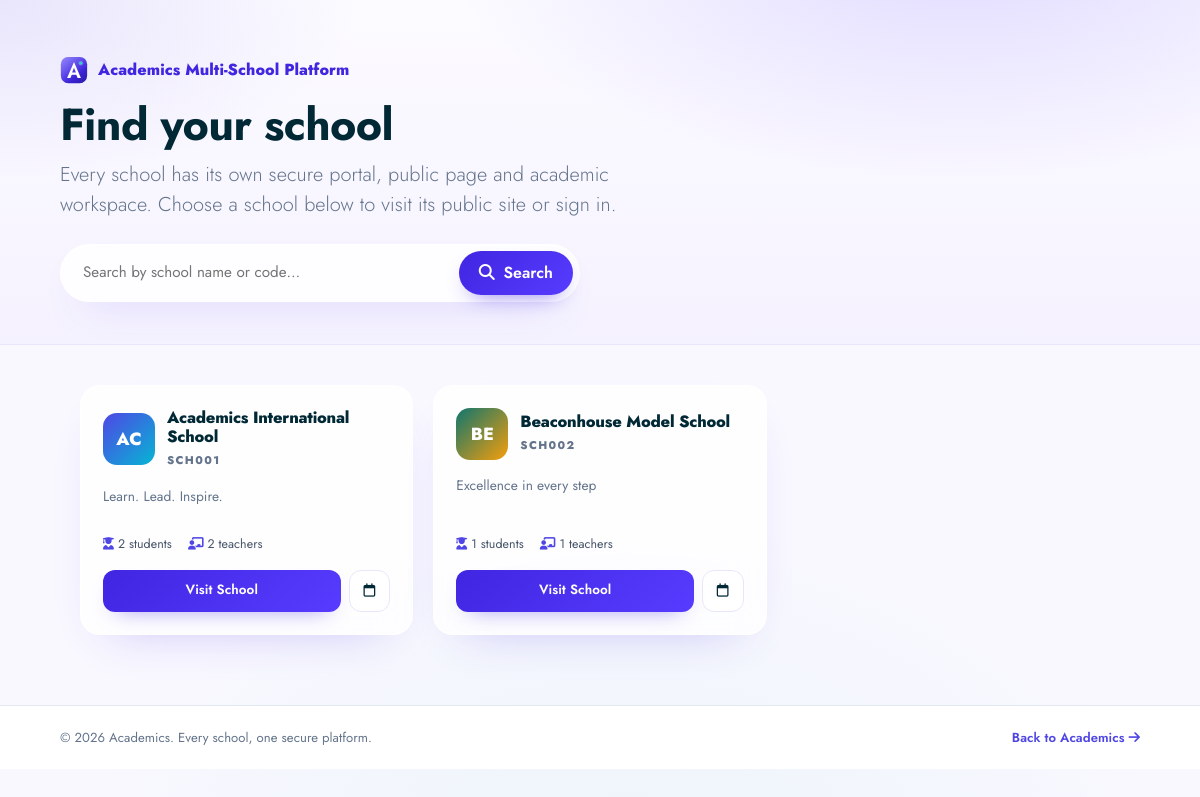
The page /public/index.php on the database its author committed.
### tables this page shows
CREATE TABLE `schools` (
  `id` int(11) NOT NULL AUTO_INCREMENT,
  `school_name` varchar(255) NOT NULL,
  `school_code` varchar(50) NOT NULL,
  `subdomain` varchar(50) DEFAULT NULL,
  `school_email` varchar(255) DEFAULT NULL,
  `school_phone` varchar(30) DEFAULT NULL,
  `school_address` text DEFAULT NULL,
  `owner_name` varchar(100) DEFAULT NULL,
  `school_logo` varchar(255) DEFAULT NULL,
  `primary_color` varchar(20) NOT NULL DEFAULT '#4f46e5',
  `secondary_color` varchar(20) NOT NULL DEFAULT '#06b6d4',
  `motto` varchar(255) DEFAULT NULL,
  `website` varchar(255) DEFAULT NULL,
  `status` enum('active','suspended','trial') NOT NULL DEFAULT 'active',
  `plan` enum('basic','pro','enterprise') NOT NULL DEFAULT 'basic',
  `trial_ends_at` datetime DEFAULT NULL,
  `is_active` tinyint(1) NOT NULL DEFAULT 1,
  `subscription_plan` enum('free','basic','premium') NOT NULL DEFAULT 'free',
  `created_at` timestamp NOT NULL DEFAULT current_timestamp(),
  `updated_at` timestamp NOT NULL DEFAULT current_timestamp() ON UPDATE current_timestamp(),
  PRIMARY KEY (`id`),
  UNIQUE KEY `school_code` (`school_code`),
  UNIQUE KEY `uniq_school_subdomain` (`subdomain`),
  KEY `idx_school_code` (`school_code`),
  KEY `idx_school_active` (`is_active`),
  KEY `idx_school_status` (`status`)
);

### includes/functions.php (called while the page is built, shortened)
<?php
function e($string) {
    return htmlspecialchars($string ?? '', ENT_QUOTES, 'UTF-8');
}

### includes/tenant.php (called while the page is built, shortened)
<?php
require_once __DIR__ . '/functions.php';
function tenant_safe_color(?string $color, string $fallback = '#4f46e5'): string
{
    return ($color && preg_match('/^#[0-9a-fA-F]{3,8}$/', $color)) ? $color : $fallback;
}

### public/index.php (the view, shortened to what this page needs)
<?php
require_once __DIR__ . '/../includes/functions.php';
require_once __DIR__ . '/../includes/tenant.php';
require_once __DIR__ . '/../config/db.php';
$q = trim($_GET['q'] ?? '');
$sql = "SELECT s.*,
        (SELECT COUNT(*) FROM students st WHERE st.school_id = s.id AND st.status='Active') AS student_count,
        (SELECT COUNT(*) FROM users u WHERE u.school_id = s.id AND u.role='teacher' AND u.is_active=1) AS teacher_count
        FROM schools s
        WHERE s.is_active = 1
          AND (s.status IS NULL OR s.status <> 'suspended')
          AND (s.status <> 'trial' OR s.trial_ends_at IS NULL OR s.trial_ends_at >= NOW())";
$params = [];
$sql .= " ORDER BY s.school_name";
$stmt = $pdo->prepare($sql);
$stmt->execute($params);
$schools = $stmt->fetchAll();
?>
<!DOCTYPE html>
<html lang="en">
<head>
<link href="https://cdn.jsdelivr.net/npm/bootstrap@5.3.2/dist/css/bootstrap.min.css" rel="stylesheet">
<link href="https://cdnjs.cloudflare.com/ajax/libs/font-awesome/6.5.1/css/all.min.css" rel="stylesheet">
<link rel="stylesheet" href="../assets/css/edustudy-theme.css">
</head>
<body>
<header class="top"><div class="wrap">
    <div class="brandline"><img src="../assets/img/academics-mark.svg" alt="" width="28" height="28"> Academics Multi-School Platform</div>
    <h1>Find your school</h1>
    <p class="lead">Every school has its own secure portal, public page and academic workspace. Choose a school below to visit its public site or sign in.</p>
    <form class="searchbar" method="GET">
        <input type="text" name="q" value="<?php echo e($q); ?>" placeholder="Search by school name or code…">
        <button type="submit"><i class="fas fa-search me-1"></i> Search</button>
    </form>
</div></header>
<main class="wrap2">
    <div class="grid">
        <?php foreach ($schools as $s): ?>
        <?php $p = tenant_safe_color($s['primary_color'], '#4f46e5'); $sec = tenant_safe_color($s['secondary_color'], '#06b6d4'); ?>
        <div class="school-card">
            <div class="school-head">
                <div class="avatar" style="background:linear-gradient(135deg,<?php echo e($p); ?>,<?php echo e($sec); ?>);"><?php echo e(strtoupper(substr(preg_replace('/[^A-Za-z]/','',$s['school_name']),0,2))); ?></div>
                <div><h3><?php echo e($s['school_name']); ?></h3><span class="code"><?php echo e($s['school_code']); ?></span></div>
            </div>
            <p><?php echo e($s['motto'] ?: ($s['school_address'] ?: 'A proud member of the Academics network.')); ?></p>
            <div class="meta">
                <span><i class="fas fa-user-graduate"></i><?php echo (int)$s['student_count']; ?> students</span>
                <span><i class="fas fa-chalkboard-teacher"></i><?php echo (int)$s['teacher_count']; ?> teachers</span>
            </div>
            <div class="actions">
                <a class="btn-main" href="school.php?code=<?php echo urlencode($s['school_code']); ?>">Visit School</a>
                <a class="btn-sec" href="school_events.php?code=<?php echo urlencode($s['school_code']); ?>"><i class="far fa-calendar"></i></a>
            </div>
        </div>
        <?php endforeach; ?>
    </div>
</main>
<footer style="border-top:1px solid #e2e8f0;background:#fff;padding:22px 20px;color:#64748b;font-size:.82rem;">
    <div style="max-width:1080px;margin:0 auto;display:flex;justify-content:space-between;gap:14px;flex-wrap:wrap;align-items:center;">
        <span>&copy; <?php echo date('Y'); ?> Academics. Every school, one secure platform.</span>
        <span><a href="../index.php" style="color:#4f46e5;text-decoration:none;font-weight:600;">Back to Academics <i class="fas fa-arrow-right"></i></a></span>
    </div>
</footer>
</body>
</html>

### assets/css/edustudy-theme.css (style rules this page uses)
:root { --es-indigo: #4026E1; --es-indigo-2: #573CFF; --es-indigo-3: #6D5BFF; --es-indigo-deep: #2E1BB0; --es-navy: #002935; --es-navy-2: #063445; --es-lavender: #F9F8FF; --es-lavender-2: #F3F0FF; --es-lavender-3: #ECE7FF; --es-gold: #F6C065; --es-teal: #14B8A6; --es-rose: #F43F5E; --brand-navy: #002935; --brand-navy-2: #063445; --brand-indigo: #4026E1; --brand-indigo-light: #573CFF; --brand-cyan: #14B8A6; --brand-emerald: #10B981; --brand-amber: #F6C065; --brand-rose: #F43F5E; --brand-violet: #7C3AED; --brand-gold: #F6C065; --brand-green: #4026E1; --brand-green-hover: #2E1BB0; --canvas-bg: #F9F8FF; --surface: #FFFFFF; --surface-2: #F6F3FF; --surface-3: #EFEAFF; --surface-glass: rgba(255, 255, 255, 0.68); --sidebar-bg: rgba(255, 255, 255, 0.74); --text-main: #002935; --text-body: #4C566B; --text-muted: #74748C; --text-light: #9B99B8; --text-inverse: #FFFFFF; --border-subtle: #E9E5FA; --border-light: #F2EFFF; --border-strong: #D8D2F0; --shadow-xs: 0 1px 2px rgba(0, 41, 53, 0.04); --shadow-sm: 0 10px 30px -18px rgba(64, 38, 225, 0.25); --shadow-md: 0 20px 50px -24px rgba(64, 38, 225, 0.28); --shadow-lg: 0 34px 80px -34px rgba(64, 38, 225, 0.35); --shadow-glow: 0 0 0 4px rgba(64, 38, 225, 0.12); --r-xs: 8px; --r-sm: 10px; --r-md: 12px; --r-lg: 18px; --r-xl: 24px; --r-2xl: 30px; --sidebar-dark: #002935; --sidebar-darker: #001E27; --sidebar-item-hover: rgba(64, 38, 225, 0.08); --learnify-hero-bg: #4026E1; --learnify-cta-bg: #EFEAFF; --learnify-footer-bg: #002935; --chart-navy: #4026E1; --chart-amber: #F6C065; --chart-slate: #74748C; --chart-slate-light: #B9B4D4; --chart-grid: rgba(64, 38, 225, 0.10); }
body { font-family: 'Jost', 'Plus Jakarta Sans', 'Inter', system-ui, -apple-system, 'Segoe UI', sans-serif; color: var(--text-body); background-color: var(--canvas-bg); background-image: radial-gradient(1200px 620px at 8% -12%, rgba(64, 38, 225, 0.10), transparent 62%), radial-gradient(950px 520px at 102% 0%, rgba(87, 60, 255, 0.09), transparent 58%), radial-gradient(900px 620px at 52% 112%, rgba(20, 184, 166, 0.06), transparent 62%); background-attachment: fixed; letter-spacing: 0.003em; }
h1, h2, h3, h4, h5, h6, .h1, .h2, .h3, .h4, .h5, .h6 { font-family: 'Jost', 'Plus Jakarta Sans', sans-serif; font-weight: 700; color: var(--text-main); letter-spacing: -0.015em; }
p { color: var(--text-body); }
a { color: var(--brand-indigo); }
.card, .chart-card, .kpi-card, .kpi-stat-card, .chart-container-card, .events-calendar-card, .top-performer-card, .attendance-gauge-card, .community-cta-card, .achievement-card, .testimonial-card, .mini-stat, .child-card, .info-card, .event-card, .school-card, .stat-card { background: rgba(255, 255, 255, 0.72); border: 1px solid rgba(255, 255, 255, 0.94); border-radius: var(--r-xl); box-shadow: 0 20px 48px -30px rgba(64, 38, 225, 0.30); backdrop-filter: blur(18px) saturate(135%); -webkit-backdrop-filter: blur(18px) saturate(135%); color: var(--text-main); }
.pub-nav .brand-name, .brandline, h1, h2, h3 { font-family: 'Jost', sans-serif; }
.top { background: radial-gradient(800px 380px at 80% -20%, rgba(87, 60, 255, 0.18), transparent 65%), radial-gradient(600px 300px at 0% 0%, rgba(64, 38, 225, 0.10), transparent 60%), linear-gradient(180deg, #FCFBFF 0%, #F5F2FF 100%); border-bottom: 1px solid var(--border-subtle); }
.brandline { color: var(--brand-indigo); }
.searchbar { background: rgba(255, 255, 255, 0.82); border: 1px solid rgba(255, 255, 255, 0.95); box-shadow: 0 18px 40px -24px rgba(64, 38, 225, 0.35); backdrop-filter: blur(14px); }
.searchbar button { background: linear-gradient(135deg, var(--es-indigo), var(--es-indigo-2)); border-radius: 999px; box-shadow: 0 10px 22px -12px rgba(64, 38, 225, 0.7); }
.school-card { background: rgba(255, 255, 255, 0.76); border: 1px solid rgba(255, 255, 255, 0.95); border-radius: 20px; box-shadow: 0 20px 48px -30px rgba(64, 38, 225, 0.3); backdrop-filter: blur(16px); }
.school-card h3 { font-family: 'Jost', sans-serif; color: var(--text-main); }
.btn-main { background: linear-gradient(135deg, var(--es-indigo), var(--es-indigo-2)); border-radius: 12px; box-shadow: 0 10px 22px -14px rgba(64, 38, 225, 0.65); }
.btn-sec { border: 1px solid var(--border-subtle); border-radius: 12px; color: var(--text-main); background: rgba(255, 255, 255, 0.7); }

### rows shown on the page
schools: school_name "AC", school_name "Academics International School", school_code "SCH001", motto "Learn. Lead. Inspire.", student_count "2", teacher_count "2"
schools: school_name "BE", school_name "Beaconhouse Model School", school_code "SCH002", motto "Excellence in every step", student_count "1", teacher_count "1"
